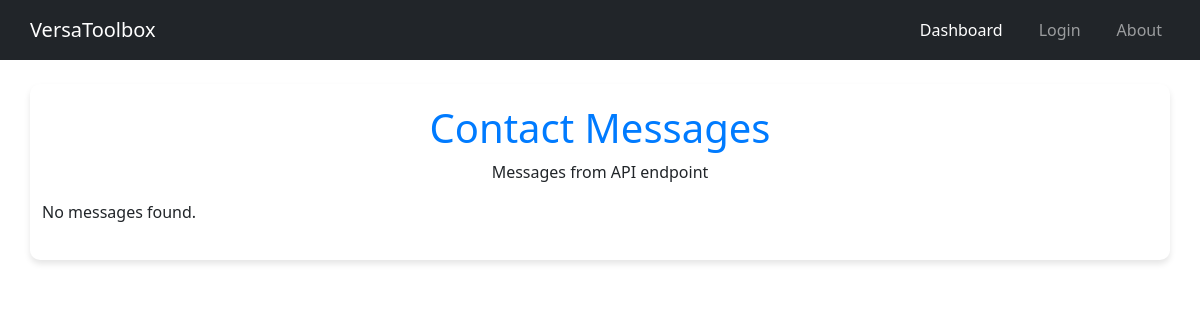
The page /display-messages/ on the database as committed earlier.
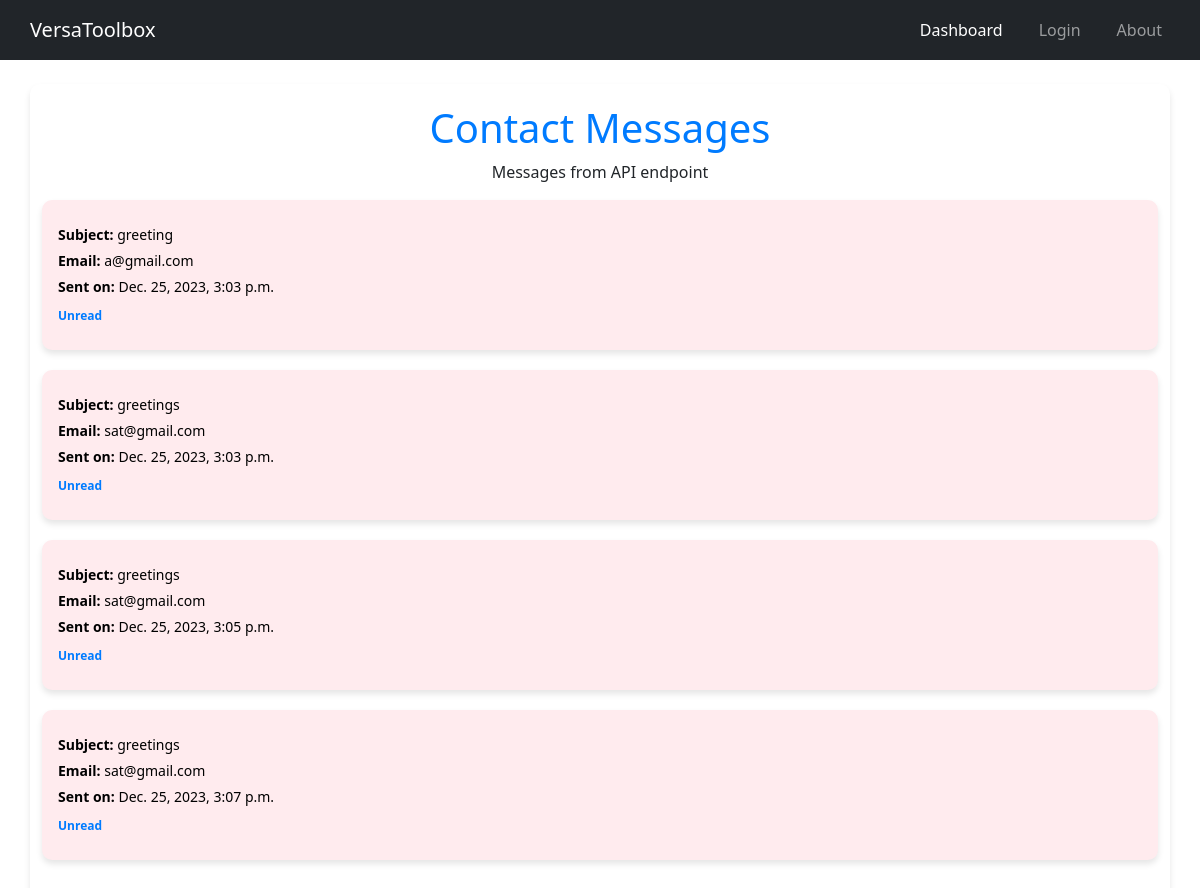
The same page on the database as committed later.
### api/models.py (models this page shows, shortened)
class ContactMessage(models.Model):
    name = models.CharField(max_length=100)
    email = models.EmailField()
    subject = models.CharField(max_length=200)
    message = models.TextField()
    sent_at = models.DateTimeField(default=timezone.now)

### fetch_data/views.py (the view)
# urls.py: path('display-messages/', views.display_contact_messages, name='display_messages'),
def display_contact_messages(request):
        messages = ContactMessage.objects.all()
        print(request.session.get('user_id'))
        return render(request, 'messages.html', {'messages': messages})

### users/context_processors.py (called while the page is built)
def common_context(request):
    username = request.session.get('username', None)
    return {'username': username}

### fetch_data/templates/messages.html (shortened to what this page needs)
<!DOCTYPE html>
<html lang="en">
<head>
    <link href="https://stackpath.bootstrapcdn.com/bootstrap/4.5.2/css/bootstrap.min.css" rel="stylesheet">
</head>
<body>
    {% include 'nav.html' %}
    <div class="container" >
        <h1>Contact Messages</h1>
        <p style="text-align: center;">Messages from API endpoint</p>
        {% if messages %}
            {% for message in messages %}
                <div class="message-container {% if message.read %}read-message{% else %}unread-message{% endif %}" data-toggle="modal" data-target="#messageModal{{ message.id }}" onclick="markAsRead('{{ message.id }}', this)">
                    <p class="message-details"><strong>Subject:</strong> {{ message.subject }}</p>
                    <p class="message-details"><strong>Email:</strong> {{ message.email }}</p>
                    <p class="message-details"><strong>Sent on:</strong> {{ message.sent_at }}</p>
                    <p class="status-indicator">{% if message.read %}Read{% else %}Unread{% endif %}</p>
                </div>
            {% empty %}
                <p>No messages found.</p>
            {% endfor %}
        {% else %}
            <p>No messages found.</p>
        {% endif %}
    </div>
</body>
</html>

### qr_maker/templates/nav.html (shortened to what this page needs)
<!DOCTYPE html>
<html lang="en">
<head>
  <link href="https://cdn.jsdelivr.net/npm/bootstrap@5.0.2/dist/css/bootstrap.min.css" rel="stylesheet">
</head>
<body>
  <nav class="navbar navbar-expand-lg navbar-dark bg-dark">
    <h1><a class="navbar-brand" href="/dashboard">VersaToolbox</a></h1>
    <div class="collapse navbar-collapse" id="navbarNav">
      <ul class="navbar-nav ml-auto">
        <li class="nav-item active">
          <a class="nav-link" href="/">Dashboard</a>
        </li>
        {% if username %}
        <li class="nav-item">
          <a class="nav-link">
            {{ username }}
          </a>
        </li>
        <li class="nav-item">
          <a class="nav-link" href="/profile">Profile</a>
        </li>
        {% else %}
        <a class="nav-link" href="/login">Login</a>
        {% endif %}
        <li class="nav-item">
          <a class="nav-link" href="/about">About</a>
        </li>
      </ul>
    </div>
  </nav>
</body>
</html>

### fetch_data/templates/messages.html (style rules this page uses)
body { background-color: #f8f9fa; }
.message-container { position: relative; margin-bottom: 20px; padding: 15px; border-radius: 10px; transition: background-color 0.3s ease; cursor: pointer; background-color: #fff; box-shadow: 0 4px 6px rgba(0, 0, 0, 0.1); height: 150px; overflow: hidden; display: flex; flex-direction: column; justify-content: space-between; }
.message-details { font-size: 14px; color: #000; margin-bottom: 5px; }
.read-message, .unread-message { border: 1px solid transparent; }
.unread-message { background-color: #ffebee; }
.status-indicator { font-size: 12px; font-weight: bold; color: #007bff; margin-top: 5px; }
.container { background-color: #ffffff; box-shadow: 0 4px 6px rgba(0, 0, 0, 0.1); border-radius: 10px; padding: 20px; margin-top: 60px; }
h1 { color: #007bff; text-align: center; }

### qr_maker/templates/nav.html (style rules this page uses)
.navbar { background-color: #333; color: #fff; justify-content: space-between; align-items: center; padding: 10px 20px; position: fixed; top: 0; width: 100%; margin: 0; z-index: 100; }
.navbar h1 { margin: 0; font-size: 20px; }
.navbar a { color: #fff; text-decoration: none; margin: 0 10px; transition: color 0.3s ease; }

Rows that differ between the two databases and show on the page:
added ContactMessage: subject "greeting", email "a@gmail.com", sent_at "Dec. 25, 2023, 3:03 p.m."
added ContactMessage: subject "greetings", email "sat@gmail.com", sent_at "Dec. 25, 2023, 3:03 p.m."
added ContactMessage: subject "greetings", email "sat@gmail.com", sent_at "Dec. 25, 2023, 3:05 p.m."
added ContactMessage: subject "greetings", email "sat@gmail.com", sent_at "Dec. 25, 2023, 3:07 p.m."
Other text that changed with them:
text no longer shown: "No messages found."
